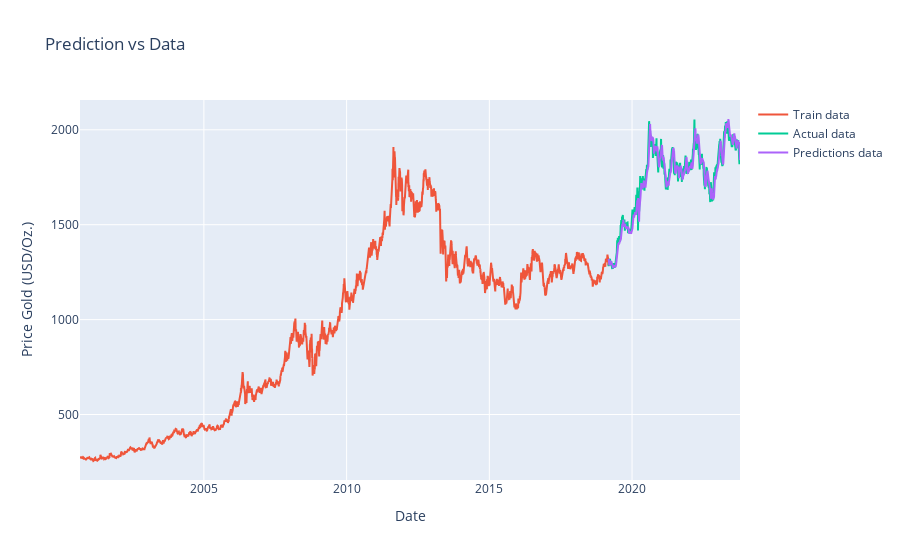

Notebook cell for this chart:
### Code cell
fig = px.scatter(title="Prediction vs Data")
fig.add_scatter(x=train.index, y=train['Open'], name='Train data')
fig.add_scatter(x=test.index, y =test['Open'], name='Actual data')
fig.add_scatter(x=test.index, y=predictions[:,0], name='Predictions data')
fig.update_layout(xaxis_title="Date",yaxis_title="Price Gold (USD/Oz.)")
fig.show()

### Figure 1 — Plotly figure (JSON) as saved in the notebook; plotly's stock layout.template omitted (floating-point values rounded to 4 significant figures; data arrays with more than 128 entries replaced by an {"elided": "..."} marker saying what was removed)
{"data": [{"hovertemplate": "<extra></extra>", "legendgroup": "", "marker": {"color": "#636efa", "symbol": "circle"}, "mode": "markers", "name": "", "orientation": "v", "showlegend": false, "type": "scatter", "xaxis": "x", "yaxis": "y"}, {"name": "Train data", "type": "scatter", "x": {"elided": "4640 str values"}, "y": {"elided": "4640 float values"}}, {"name": "Actual data", "type": "scatter", "x": {"elided": "1161 str values"}, "y": {"elided": "1161 float values"}}, {"name": "Predictions data", "type": "scatter", "x": {"elided": "1161 str values"}, "y": {"elided": "1161 float values"}}], "layout": {"legend": {"tracegroupgap": 0}, "title": {"text": "Prediction vs Data"}, "xaxis": {"anchor": "y", "domain": [0, 1], "title": {"text": "Date"}}, "yaxis": {"anchor": "x", "domain": [0, 1], "title": {"text": "Price Gold (USD/Oz.)"}}}}
